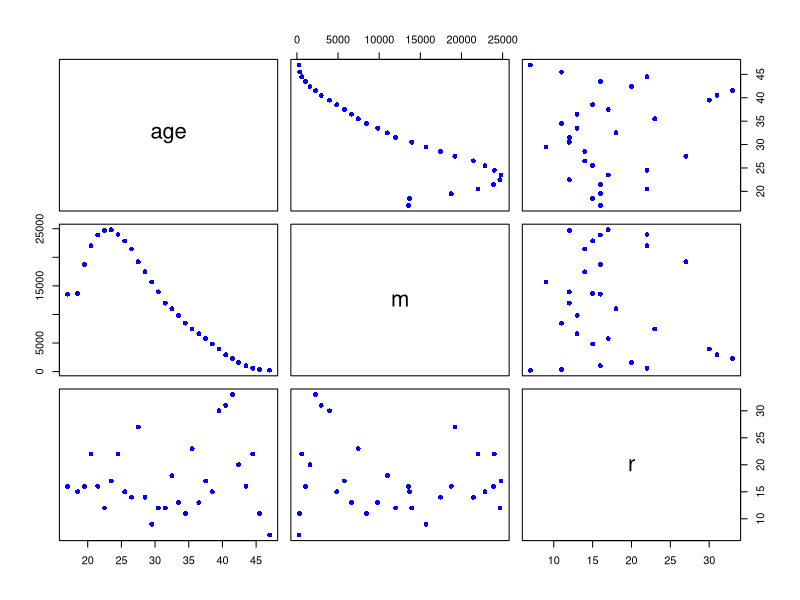
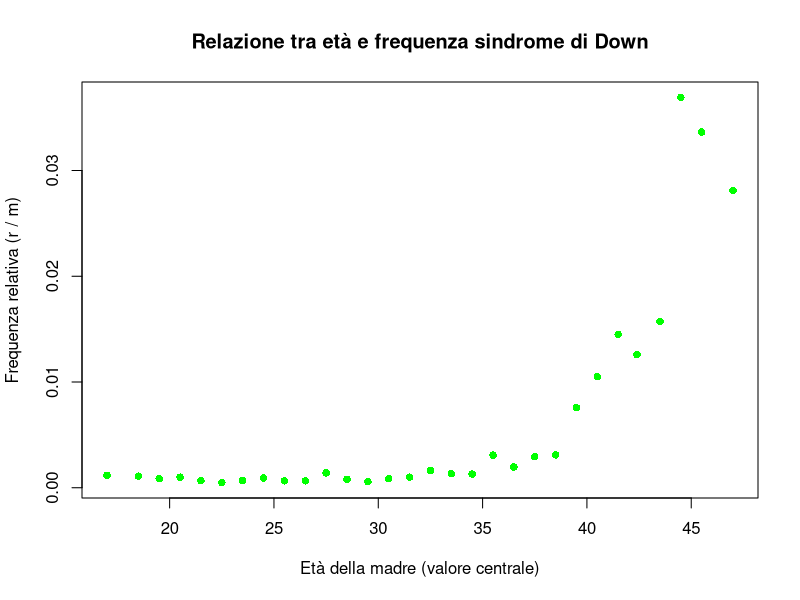
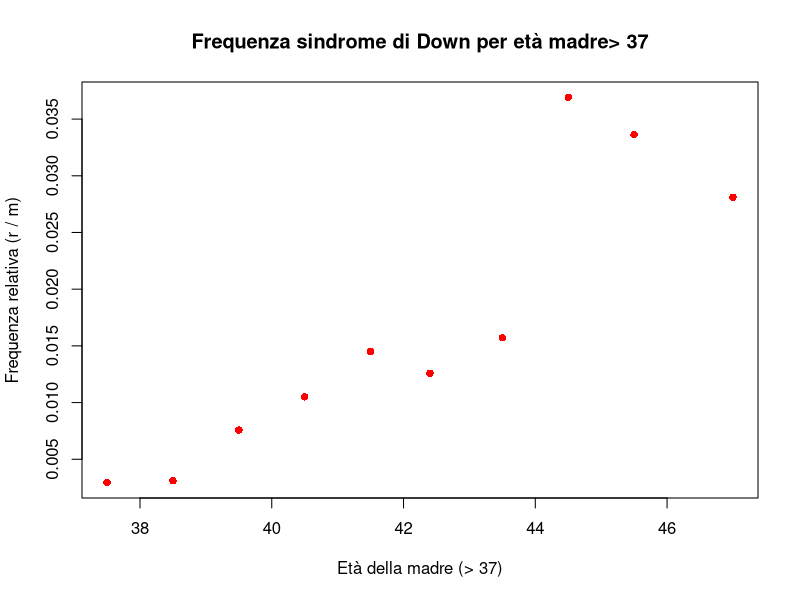
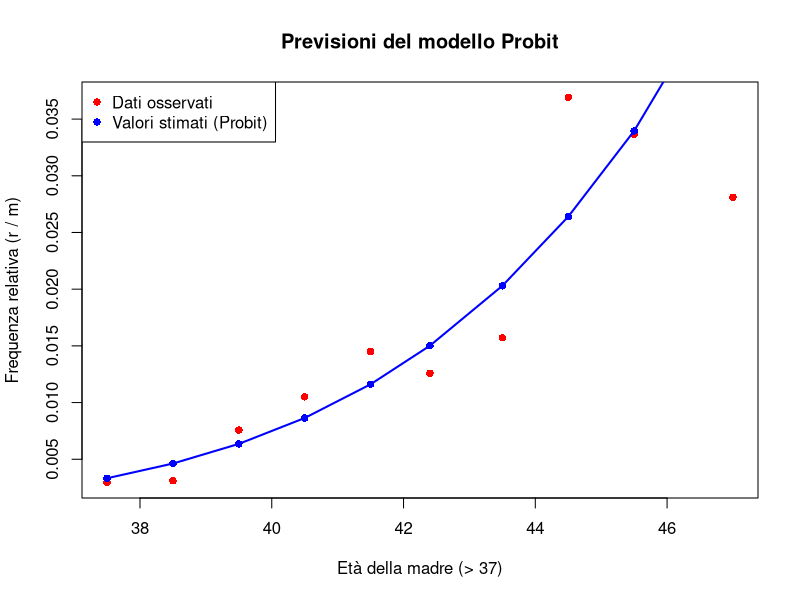
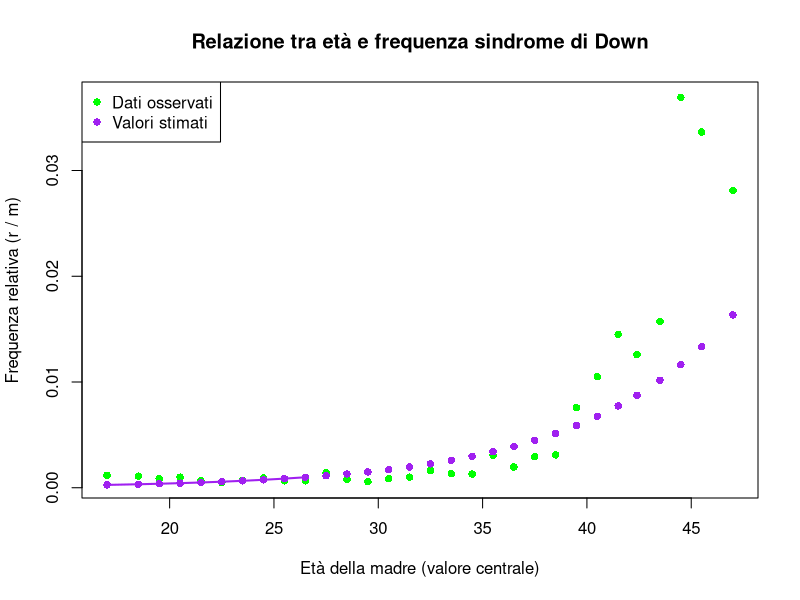
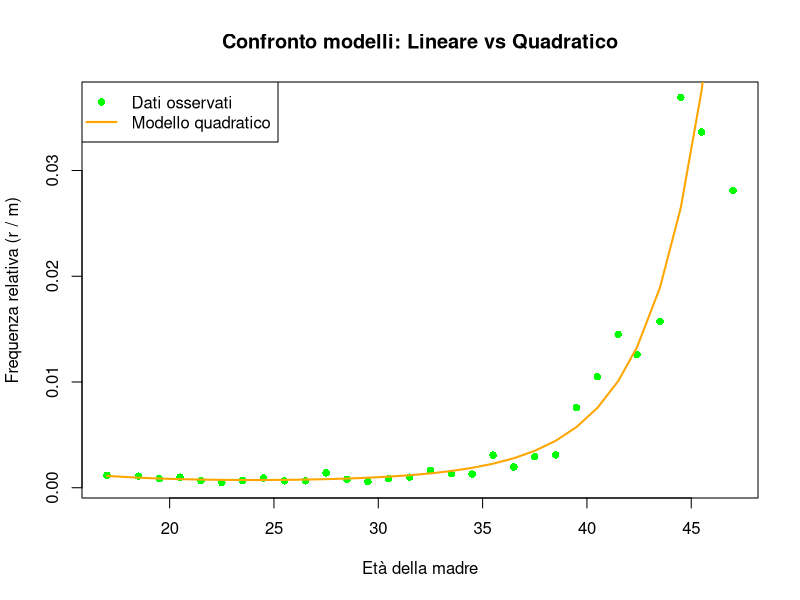
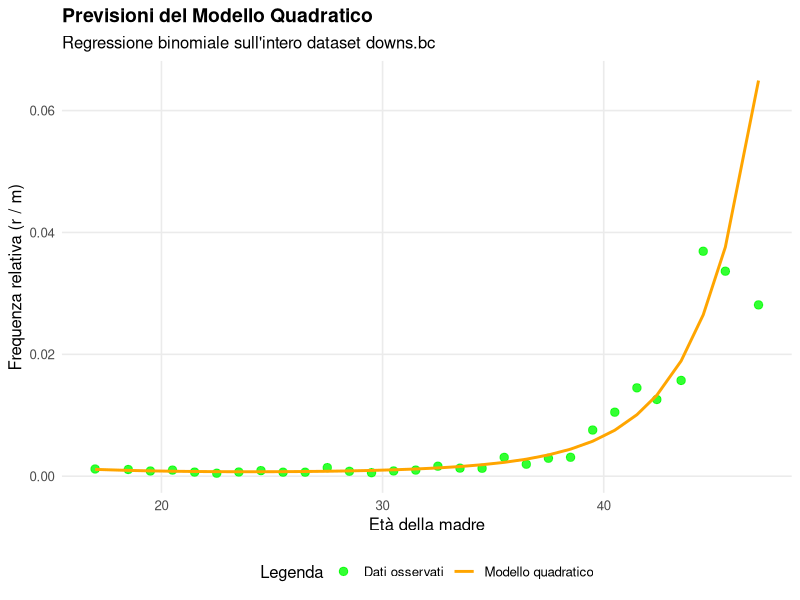

The R source for these figures, in order:
# 1. Caricate il dataframe downs.bc, contenuto nel package boot. L’incidenza della sindrome di Down dipende fortemente dall’età della madre ed aumenta considerevolmente dopo i 30 anni. 
# I dati contenuti nel dataset riguardano uno studio condotto nel 1960 nella British Columbia. 
# Le madri sono state raggruppate in classi di età: Il data frame downs.bc è composto da 30 righe e 3 colonne:
#  age   valore centrale della classe di età della madre;
#  m     numero di nati vivi per classe di età della madre;
#  r     numero di casi di sindrome di Down per classe di età della madre.

# 2. Calcolate la correlazione e costruite la matrice degli scatterplot per tutte le variabili del dataframe. # Commentate i risultati numerici e grafici.

# 3. Inserite nel dataframe una nuova variabile rm che contenga le frequenze relative dei bambini nati con sindrome di Down: rapporto tra nati con sindrome di Down e nati vivi per ciascuna classe di età della madre. 
# Calcolate la correlazione della variabile creata con l’età della madre e costruite un diagramma di dispersione che metta in relazione le due variabili. Commentate.

# 4. Costruite un nuovo dataframe downs37 che contenga le stesse variabili del precedente selezionando solo le madri con età superiore ai 37 anni. 
# Costruite un diagramma di dispersione come al punto 3, ma estraendo i dati dal nuovo dataframe. 
# Cosa potete notare osservando il diagramma?

# 5. Effettuate lo studio della dipendenza del numero dei bambini nati con sindrome di Down dall’età della madre per il dataframe downs37. 
# Allo scopo considerate due tipi di modelli:
#   a. Un modello per dati di conteggio ottenuto considerando il numero di nati con sindrome di Down (evento raro) in funzione dell’età della madre e del numero di nati vivi. 
# Valutate la bontà del modello stimato e commentate i risultati ottenuti.
#   b. Un modello per dati dicotomici ottenuto considerando le frequenze di nati con e senza sindrome di Down come quelle di successi e insuccessi. 
# In questo caso i dati sono raggruppati per classi di età della madre e non si dispone di una variabile risposta dicotomica. 
# Pertanto è necessario considerare come risposta nella formula che definisce il modello lineare generalizzato, una matrice formata da due colonne rispettivamente corrispondenti alle frequenze assolute dei nati con e senza sindrome di Down per ciascuna classe di età della madre. 
# Valutate (comandi anova(), summary(), etc.) quale funzione link fornisce il risultato migliore. 
# Integrate il diagramma di dispersione del punto 4 con una curva che che metta in relazione l’età della madre con i valori stimati (predicted) dal modello. Commentate tutti i risultati numerici e grafici ottenuti.

# Extra

# 1. Effettuate lo studio della dipendenza del numero dei bambini nati con sindrome di Down dall’età della madre per l’intero dataframe downs.bc. 
# Allo scopo considerate un modello per dati dicotomici ottenuto come al punto 5.b. 
# Integrate il diagramma di dispersione del punto 3 con una curva che metta in relazione l’età della madre con i valori stimati dal modello. 
# Commentate i risultati ottenuti per il modello stimato.

# 2. Dall’analisi grafica del comportamento dei residui di devianza evidenziate che la forma lineare del modello precedente è insufficiente e che potrebbe essere utile inserire un termine quadratico. 
# Stimate un nuovo modello considerando come variabili antecedenti l’età della madre e la stessa età al quadrato. 
# Valutate la performance del modello ottenuto commentando l’output numerico e grafico.

library(boot)
data(downs.bc)

cor(downs.bc)
plot(downs.bc, pch = 16, col = "blue")
#lo scatterplot mostra una forte relazione non lineare tra l'età della madre e il numero di nati vivi, viene confermato dalla forte relazione inversa indicata dal valore -0.89 della correlazione
#Il coefficiente vicino a zero indica una correlazione lineare debole tra l'età della madre e r.

downs.bc$rm <- downs.bc$r / downs.bc$m
cor(downs.bc$age, downs.bc$rm)
plot(downs.bc$age, downs.bc$rm, pch = 16, col = "green",
     xlab = "Età della madre (valore centrale)", 
     ylab = "Frequenza relativa (r / m)",
     main = "Relazione tra età e frequenza sindrome di Down")
#La correlazione (0.73) indica un'associazione lineare positiva.
#Il diagramma di dispersione conferma questa affermazione mostrando che la frequenza relativa aumenta notevolmente superati i 37 anni di età della madre. 

downs37 <- downs.bc[downs.bc$age > 37, ]
plot(downs37$age, downs37$rm, pch = 16, col = "red",
     xlab = "Età della madre (> 37)", 
     ylab = "Frequenza relativa (r / m)",
     main = "Frequenza sindrome di Down per età madre> 37")
#limitando l'analisi alle madri con età superiore ai 37 anni, si nota una crescita ancora più rapida della percentuale di nati con la sindrome di Down.

downs37.glm1 <- glm(r ~ age + m, data = downs37, family = poisson)
summary(downs37.glm1)
1 - pchisq(downs37.glm1$deviance, downs37.glm1$df.residual)
#si rifiuta l'ipotesi nulla: sia age che m hanno un effetto rilevante su r.
#il modello di Poisson si adatta sufficientemente bene ai dati del dataframe (0.139>0.05)

downs37.logit  <- glm(cbind(r, m - r) ~ age, data = downs37, family = binomial(link = "logit"))
downs37.probit <- glm(cbind(r, m - r) ~ age, data = downs37, family = binomial(link = "probit"))
downs37.cloglog <- glm(cbind(r, m - r) ~ age, data = downs37, family = binomial(link = "cloglog"))
summary(downs37.logit)
summary(downs37.probit)
summary(downs37.cloglog)
anova(downs37.logit, downs37.probit, downs37.cloglog)
# Dopo il confronto con l'anova, utilizzo il modello probit per le previsioni, in quanto ha la devianza residua inferiore rispetto alle altre funzioni link.

pred.probit <- predict(downs37.probit, type = "response")
plot(downs37$age, downs37$rm, pch = 16, col = "red",
     xlab = "Età della madre (> 37)", 
     ylab = "Frequenza relativa (r / m)",
     main = "Previsioni del modello Probit")
points(downs37$age, pred.probit, pch = 16, col = "blue")
ordine <- order(downs37$age)
lines(downs37$age[ordine], pred.probit[ordine], col = "blue", lwd = 2)
legend("topleft", legend = c("Dati osservati", "Valori stimati (Probit)"),
       pch = c(16, 16), col = c("red", "blue"))
#Nel grafico la linea blu che unisce i punti stimati dalla funzione probit cattura bene l'andamento descritto dalle osservazioni.
#l'andamento dei valori stimati sintetizza l'aumentare del rischio di sindrome di Down all'aumentare dell'età della madre, a partire dai 37 anni.

#EXTRA
downs.glm1 <- glm(cbind(r, m - r) ~ age, data = downs.bc, family = binomial)
summary(downs.glm1)
plot(downs.bc$age, downs.bc$rm, pch = 16, col = "green",
     xlab = "Età della madre (valore centrale)", ylab = "Frequenza relativa (r / m)",
     main = "Relazione tra età e frequenza sindrome di Down")
pred.downs <- predict(downs.glm1, type = "response")
points(downs.bc$age, pred.downs, pch = 16, col = "purple")
lines(downs.bc$age[ordine], pred.downs[ordine], col = "purple", lwd = 2)
legend("topleft", legend = c("Dati osservati", "Valori stimati"), 
       pch = c(16, 16), col = c("green", "purple"))
#il valore del p-value evidenzia che l'effetto dell'età è estremamente significativo: 
#all'aumentare dell'età della madre aumenta la probabilità di nascere affetti da sindrome di Down.

downs.glm2 <- glm(cbind(r, m - r) ~ age + I(age^2), data = downs.bc, family = binomial)
summary(downs.glm2)
anova(downs.glm1, downs.glm2, test = "Chisq")
#il valore altamente significativo ci fa preferire il modello 2 con i termini quadratici
plot(downs.bc$age, downs.bc$rm, pch = 16, col = "green",
     xlab = "Età della madre", ylab = "Frequenza relativa (r / m)",
     main = "Confronto modelli: Lineare vs Quadratico")
pred.quad <- predict(downs.glm2, type = "response")
ordine <- order(downs.bc$age)
lines(downs.bc$age[ordine], pred.quad[ordine], col = "orange", lwd = 2)
legend("topleft", legend = c("Dati osservati", "Modello quadratico"), 
       pch = c(16, NA), lty = c(NA, 1), col = c("green", "orange"), lwd = c(NA, 2))
#la curva quadratica cattura l'informazione delle osservazioni molto rispetto al modello predittivo precedente.

####
install.packages("ggplot2")
library(ggplot2)

df_plot <- data.frame(
  age = downs.bc$age,
  freq_obs = downs.bc$r / downs.bc$m,
  freq_pred = predict(downs.glm2, type = "response"))

#Costruzione del grafico con ggplot2
ggplot(df_plot, aes(x = age)) +
  geom_point(aes(y = freq_obs, color = "Dati osservati"), size = 2.5, alpha = 0.8) +
  geom_line(aes(y = freq_pred, color = "Modello quadratico"), linewidth = 1) +
  scale_color_manual(values = c("Dati osservati" = "green", "Modello quadratico" = "orange")) +
  labs(
    title = "Previsioni del Modello Quadratico",
    subtitle = "Regressione binomiale sull'intero dataset downs.bc",
    x = "Età della madre",
    y = "Frequenza relativa (r / m)",
    color = "Legenda"
  ) +
  theme_minimal(base_size = 12) +
  theme(
    plot.title = element_text(face = "bold", size = 14),
    legend.position = "bottom",
    panel.grid.minor = element_blank())
    
    
